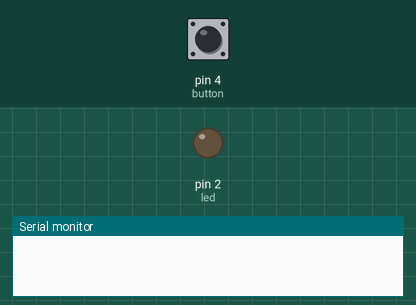
Simulated run of this sketch. Board: Arduino Uno, built with avr-gcc and run on an emulated ATmega328P. Shown: output pins drawn as LEDs (lit = HIGH), the last lines printed to the serial monitor. Inputs (shaded band) come from the test bench; at power-on: pin 4 (button) HIGH.

Above: at 1.2 s.
1.3 s: pin 4 (button) pulled LOW for 0.15 s
At 2.1 s:
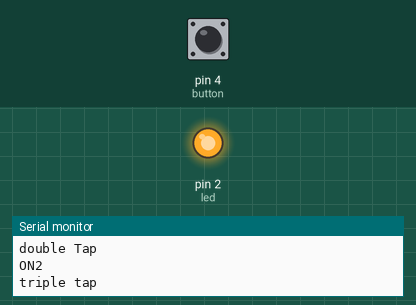
3.2 s: pin 4 (button) pulled LOW for 1 s
At 4.7 s:
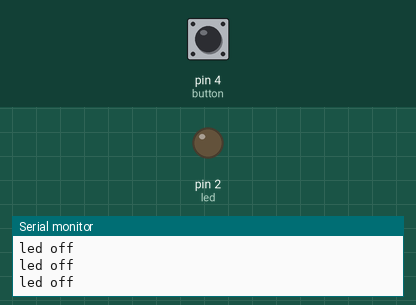
Timing chart, 0 to 6.2 s (numbered marks = the images above; inputs shaded):
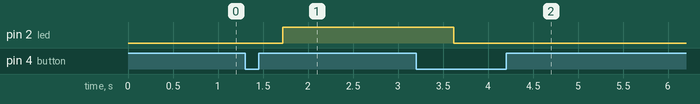

Measured:
- after the input at 1.3 s, pin 2 (led): LOW → HIGH after 0.42 s
- after the input at 3.2 s, pin 2 (led): HIGH → LOW after 0.42 s

The sketch:

One_Button_Many_Function.ino
```cpp
int led=2;
int button=4;
int stateLED = LOW;
int lastButtonState = HIGH;
unsigned long lastTime = 0;
bool buttonState = HIGH;
byte tapCounter,count;
bool flag;
bool flag1, flag2;
long double presstime, releasetime;
unsigned long currentTime;
unsigned long endTime;
unsigned long duration;
const long onDuration=100;
const long offDuration=100;
int ledState=HIGH;
long rememberTime=0;


void setup() {
  Serial.begin(9600);
  pinMode(button, INPUT_PULLUP);
  pinMode(led, OUTPUT);
}

//led blinking millies
void blinkts(){
 if(ledState==HIGH){
    if((millis()-rememberTime)>=onDuration){
    ledState=LOW;
    rememberTime=millis();
    }
  }
  else{
    if((millis()-rememberTime)>=offDuration){
      ledState=HIGH;
      rememberTime=millis();
    }
  }
  digitalWrite(led,ledState);
}
// 2nd blinking
void blinkts2(int blinkLEDInterval) {
  unsigned long timeNow = millis();
    if (timeNow - rememberTime > blinkLEDInterval) {
      rememberTime = timeNow;
        if (stateLED == LOW)  {
          stateLED = HIGH;
          Serial.println("ON2");
      } else  {
          stateLED = LOW;
          Serial.println("OFF2");
        }
       digitalWrite(led, stateLED);
    }
}

void btn_press(){
  int reading = digitalRead(button);
   if (reading != lastButtonState) {
    // reset the debouncing timer
    lastTime = millis();
   }
   if ((millis() - lastTime) > 20) {
     if (reading != buttonState) {
      buttonState = reading;
     }
   }

//when switch is pressed
 if (buttonState == 0 && flag2 == 0){
    presstime = millis();
    flag1 = 0;
    flag2 = 1;
    tapCounter++;
  //delay(10);
 }
 if (buttonState == 1 && flag1 == 0){
    releasetime = millis();
    flag1 = 1;
    flag2 = 0;
    //delay(10);
  }

  //when button long press
  if (flag == 0 && buttonState == HIGH){
    currentTime = millis();
    flag = 1;
  }
  if (flag == 1 && buttonState == LOW){
    endTime = millis();
    flag = 0;
    duration = endTime - currentTime;
 // Serial.println (duration);
  }

  //  main (led on off)
   if ((millis() - presstime) > 400){
      while (tapCounter == 1){
        if (duration <= 1000){
          Serial.println("single tap");
         blinkts();
        }
        else{
          Serial.println("led off");
          digitalWrite(led,LOW);
        }
        reading = digitalRead(button);
         if(reading==HIGH){
            count++;
            !tapCounter==count;
            tapCounter=count;
          }
       }
      while(tapCounter == 2 ){
        Serial.println("double Tap");
       blinkts2(1000);
        reading = digitalRead(button);
        if(reading==HIGH){
          count++;
          !tapCounter==count;
          tapCounter=count;
        }
      }
      while (tapCounter == 3){
        Serial.println("triple tap");
         reading = digitalRead(button);
           if(reading==HIGH){
            count++;
            !tapCounter==count;
            tapCounter=count;
          }
      }
    tapCounter =0;
  }
 lastButtonState = reading;
}

void loop() {
  btn_press();
}
```
